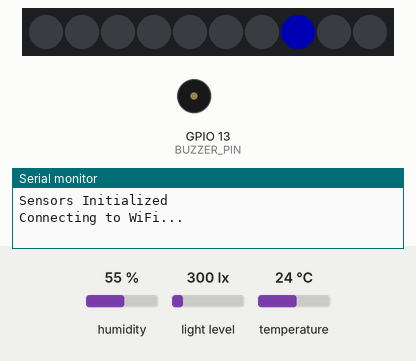
Recording of a sketch running on a simulated ESP32. On the bench: 10 RGB LEDs in strip order, left to right, buzzer (waves = sounding), the last lines printed to the serial monitor. Wiring (inferred from the names in the program): AHT10/20 sensor at I2C address 0x38; BH1750 light sensor at I2C address 0x5C. Inputs (shaded band) come from the test bench; at power-on: humidity 55 %, light level 300 lx, temperature 24 °C. Dim RGB values are drawn brighter than linear; WiFi joins after 1.5 s; servers stay silent unless stated; no MQTT or app messages arrive unless stated.

Above: at 1.28 s.
1.3 s: humidity set to 69 %
At 3.0 s:
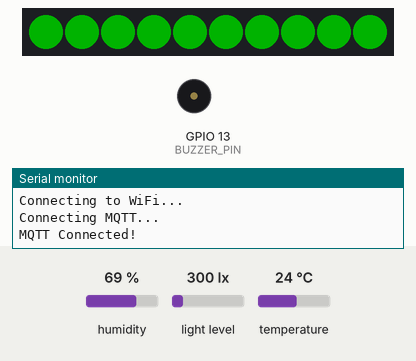
6.4 s: humidity set to 72 %
At 11.37 s:
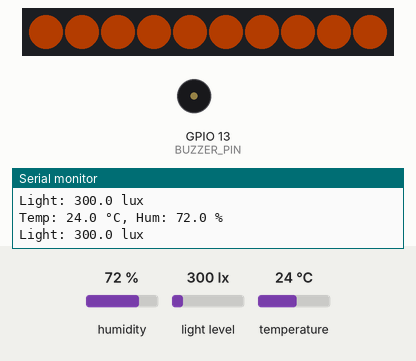
At 15.04 s:
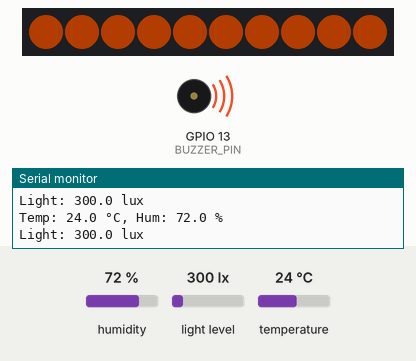
Timing chart, 0 to 17.8 s (numbered marks = the images above; inputs shaded):
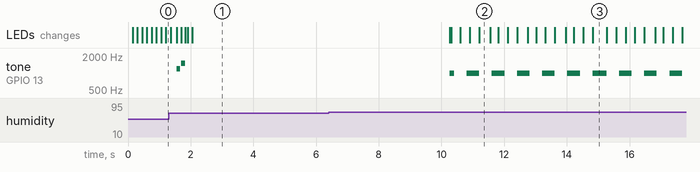

Measured:
- the behaviour switches between 70 and 71 % on humidity (found by bisection; images 1 and 2)
- after the input at 6.4 s, tone on GPIO 13 (BUZZER_PIN): silent → 1000 Hz after 3.9 s, then repeats every 0.80 s: silent 0.40 s, 1000 Hz 0.40 s; the LEDs: change after 3.9 s (image 2)
- what the display in image 3 shows lasts 0.5 s, from 14.8 s to 15.3 s

The sketch:

Act9-Sensor-Data.ino
```cpp
/*****************************************************************************************
 *  FULLY COMMENTED & TEACHING-MODE CODE
 *  WiFi + MQTT + Sensors + RGB Indicators + Alarm System
 *
 *  This version is designed to TEACH you how every part works.
 *  You will see:
 *     ✔ Block comments explaining whole sections
 *     ✔ Inline comments explaining specific lines
 *     ✔ LED behavior that changes based on system state
 *     ✔ Buzzer alerts for WiFi, MQTT, and threshold alarms
 *
 *  EVERYTHING uses millis(), NO delay-based blocking (except short beep effects).
 *****************************************************************************************/

#include <Wire.h>
#include <WiFi.h>
#include <PubSubClient.h>
#include <Adafruit_NeoPixel.h>

/***************************************************************************************
 *                     SECTION 1 — HARD-CODED CONFIGURATION
 ***************************************************************************************/

// ---------------------------
// WiFi Credentials
// ---------------------------
const char* ssid     = "WIFI";
const char* password = "PASS1234";

// ---------------------------
// MQTT Server Login
// ---------------------------
const char* mqtt_server = "innovph.com";
const int   mqtt_port   = 1883;
const char* mqtt_user   = "mqtt";
const char* mqtt_pass   = "ICPHmqtt!";

// ---------------------------
// Device ID (For MQTT topics)
// ---------------------------
String deviceID = "id002";  // <-- You may change this anytime

// ---------------------------
// I2C Sensor Addresses
// ---------------------------
#define AHT20_ADDR 0x38
#define BH1750_ADDR 0x5C

// ---------------------------
// ESP32 Hardware Pins
// ---------------------------
#define LED_PIN     14           // RGB ring (10 LEDs)
#define NUM_LEDS    10
#define BUZZER_PIN  13           // Passive buzzer

Adafruit_NeoPixel strip(NUM_LEDS, LED_PIN, NEO_GRB + NEO_KHZ800);

/***************************************************************************************
 *              SECTION 2 — GLOBAL VARIABLES AND TIMERS (millis-based)
 ***************************************************************************************/

// WiFi/MQTT clients
WiFiClient espClient;
PubSubClient mqtt(espClient);

// Timing variables for millis() control
unsigned long lastMQTTReconnect = 0;
unsigned long lastLedUpdate     = 0;
unsigned long lastSensorPublish = 0;
unsigned long lastBuzzerToggle  = 0;
unsigned long lastBlinkToggle   = 0;

// Animation index for spinning LED
int spinningIndex = 0;

// State trackers
bool mqttPreviouslyConnected = false;
bool wifiPreviouslyConnected = false;

// Sensor publish every 5 seconds
const unsigned long SENSOR_INTERVAL = 5000;

// Buzzer toggle interval when alarming
const unsigned long BUZZER_INTERVAL = 400;

// LED blink interval when alarming
const unsigned long BLINK_INTERVAL  = 300;

/***************************************************************************************
 *                          SECTION 3 — THRESHOLD SETTINGS
 ***************************************************************************************/
float TEMP_THRESHOLD  = 40.0;   // °C
float HUM_THRESHOLD   = 70.0;   // %
float LIGHT_THRESHOLD = 800.0;  // lux

bool buzzerActive = false;      // This becomes TRUE when alarm conditions met

// Passive buzzer tone frequency
const int BUZZER_FREQ = 1000;

// RGB Color presets
uint32_t colorWiFi   = strip.Color(0, 0, 60);    // Blue during WiFi connecting
uint32_t colorMQTT   = strip.Color(50, 30, 0);   // Amber during MQTT connecting
uint32_t colorWiFiOK = strip.Color(0, 50, 50);   // Cyan when WiFi connected
uint32_t colorReady  = strip.Color(0, 60, 0);    // Solid green (normal mode)
uint32_t colorError  = strip.Color(60, 0, 0);    // Red for error
uint32_t colorAlarm  = strip.Color(60, 20, 0);   // Orange alarm color

/***************************************************************************************
 *                SECTION 4 — HELPER FUNCTION: SET ALL LEDs TO ONE COLOR
 ***************************************************************************************/
void setAll(uint32_t color) {
  // This function sets ALL LEDs to a single color.
  // Very useful when indicating states: green = ready, red = error.
  for (int i = 0; i < NUM_LEDS; i++) {
    strip.setPixelColor(i, color); // Inline comment: This sets one pixel at a time
  }
  strip.show(); // Update the LED ring to apply the new colors
}

/***************************************************************************************
 *        SECTION 5 — MQTT CALLBACK (RUNS WHEN A MESSAGE IS RECEIVED)
 ***************************************************************************************/
void mqttCallback(char* topic, byte* payload, unsigned int length) {
  // Whenever MQTT receives a message, this function is triggered.
  // Here we simply print the incoming topic + message to Serial Monitor.
  Serial.print("MQTT [");
  Serial.print(topic);
  Serial.print("] ");

  for (int i = 0; i < length; i++) {
    Serial.print((char)payload[i]);   // Inline: Print each character from the payload
  }
  Serial.println();
}

/***************************************************************************************
 *        SECTION 6 — TRY TO CONNECT TO MQTT SERVER (non-blocking)
 ***************************************************************************************/
void connectMQTT() {
  // This function attempts to connect to MQTT.
  // It does NOT block; it only tries once when called.

  if (mqtt.connected()) return; // If already connected, exit immediately

  Serial.println("Connecting MQTT...");

  if (mqtt.connect("ESP32Client", mqtt_user, mqtt_pass)) {
    // SUCCESS
    Serial.println("MQTT Connected!");

    mqtt.subscribe("WiFi/#"); // Subscribe to wildcard topic

    // Play a short single beep to indicate MQTT success
    tone(BUZZER_PIN, 1500, 150);

  } else {
    // FAILED
    Serial.print("MQTT Failed rc=");
    Serial.println(mqtt.state());

    // Show RED LEDs immediately to indicate a problem
    setAll(colorError);
  }
}

/***************************************************************************************
 *         SECTION 7 — SPINNING LED ANIMATION DURING CONNECTION STATES
 ***************************************************************************************/
void spinningRing(uint32_t color, int speed = 100) {
  // This function creates a "spinning" LED animation.
  // Useful for showing "Connecting..." without blocking code.

  unsigned long now = millis();

  // Only update if the timer reached the speed limit
  if (now - lastLedUpdate > speed) {
    lastLedUpdate = now;

    strip.clear(); // Turn all LEDs OFF first

    strip.setPixelColor(spinningIndex, color); // Light one LED in the ring
    strip.show();

    spinningIndex = (spinningIndex + 1) % NUM_LEDS; // Move to next LED
  }
}

/***************************************************************************************
 *                SECTION 8 — SENSOR FUNCTIONS FOR AHT20 + BH1750
 ***************************************************************************************/
float readBH1750() {
  // This function asks BH1750 (light sensor) to do a measurement
  // Then reads 2 bytes of data.

  Wire.beginTransmission(BH1750_ADDR);
  Wire.write(0x10); // High-resolution mode
  Wire.endTransmission();

  delay(180);       // Sensor processing time

  Wire.requestFrom(BH1750_ADDR, 2);
  if (Wire.available() == 2) {
    uint16_t raw = (Wire.read() << 8) | Wire.read();
    return raw / 1.2;   // Convert to lux
  }
  return -1;  // Return -1 if reading failed
}

bool readAHT20(float *tempC, float *humidity) {
  // This function reads temperature/humidity from AHT20.
  // It returns TRUE if successful.

  Wire.beginTransmission(AHT20_ADDR);
  Wire.write(0xAC);
  Wire.write(0x33);
  Wire.write(0x00);
  Wire.endTransmission();
  delay(80);

  Wire.requestFrom(AHT20_ADDR, 6);
  if (Wire.available() != 6) return false;

  uint8_t data[6];
  for (int i = 0; i < 6; i++) data[i] = Wire.read();

  uint32_t hum_raw =
      ((uint32_t)data[1] << 12) |
      ((uint32_t)data[2] << 4) |
      ((uint32_t)(data[3] >> 4));

  uint32_t temp_raw =
      (((uint32_t)data[3] & 0x0F) << 16) |
      ((uint32_t)data[4] << 8) |
      ((uint32_t)data[5]);

  *humidity = (hum_raw / 1048576.0) * 100.0;
  *tempC   = (temp_raw / 1048576.0) * 200.0 - 50.0;

  return true;
}

/***************************************************************************************
 *                     SECTION 9 — SETUP FUNCTION (RUNS ONCE)
 ***************************************************************************************/
void setup() {
  Serial.begin(115200);

  strip.begin();
  strip.show();

  pinMode(BUZZER_PIN, OUTPUT);
  noTone(BUZZER_PIN);

  Wire.begin(21, 22);  // Set SDA/SCL pins

  // AHT20 Initialization Sequence
  Wire.beginTransmission(AHT20_ADDR);
  Wire.write(0xBE);
  Wire.write(0x08);
  Wire.write(0x00);
  Wire.endTransmission();
  delay(50);

  Serial.println("Sensors Initialized");

  // Start WiFi Connection
  Serial.println("Connecting to WiFi...");
  WiFi.begin(ssid, password);
}

/***************************************************************************************
 *                     SECTION 10 — MAIN LOOP (RUNS FOREVER)
 ***************************************************************************************/
void loop() {

  unsigned long now = millis();

  /***********************************************
   *         1. HANDLE WIFI CONNECTION STATE
   ***********************************************/
  if (WiFi.status() != WL_CONNECTED) {

    // Show spinning blue animation
    spinningRing(colorWiFi, 150);

    // Stay here until WiFi connects
    return;
  }

  // If WiFi just connected (first time)
  if (!wifiPreviouslyConnected) {
    setAll(colorWiFiOK); // Cyan indicator

    // Double beep effect (WiFi connected)
    tone(BUZZER_PIN, 1200, 120);
    delay(150);
    tone(BUZZER_PIN, 1500, 120);

    wifiPreviouslyConnected = true;
  }

  /***********************************************
   *          2. HANDLE MQTT CONNECTION STATE
   ***********************************************/
  if (!mqtt.connected()) {

    mqtt.setServer(mqtt_server, mqtt_port);
    mqtt.setCallback(mqttCallback);

    // Try reconnect every 2 seconds
    if (now - lastMQTTReconnect > 2000) {
      lastMQTTReconnect = now;
      connectMQTT();
    }

    // Show spinning amber animation
    spinningRing(colorMQTT, 100);
    mqttPreviouslyConnected = false;
    return;
  }

  // Maintain MQTT connection
  mqtt.loop();

  // First time MQTT becomes connected
  if (!mqttPreviouslyConnected) {
    setAll(colorReady); // Turn LEDs GREEN
    mqttPreviouslyConnected = true;
  }

  /***********************************************
   *        3. SENSOR READ + MQTT PUBLISH
   ***********************************************/
  if (now - lastSensorPublish > SENSOR_INTERVAL) {

    lastSensorPublish = now;

    float temp, hum;

    if (readAHT20(&temp, &hum)) {
      char buf[10];

      dtostrf(temp, 4, 1, buf);
      mqtt.publish(("WiFi/act9/" + deviceID + "/temperature").c_str(), buf);

      dtostrf(hum, 4, 1, buf);
      mqtt.publish(("WiFi/act9/" + deviceID + "/humidity").c_str(), buf);

      Serial.printf("Temp: %.1f °C, Hum: %.1f %%\n", temp, hum);
    }

    float lux = readBH1750();
    if (lux >= 0) {
      char buf[10];
      dtostrf(lux, 5, 1, buf);
      mqtt.publish(("WiFi/act9/" + deviceID + "/light").c_str(), buf);
      Serial.printf("Light: %.1f lux\n", lux);
    }

    // Check if thresholds exceeded
    buzzerActive = (temp >= TEMP_THRESHOLD ||
                    hum >= HUM_THRESHOLD ||
                    lux >= LIGHT_THRESHOLD);
  }

  /***********************************************
   *           4. ALARM MODE HANDLING
   ***********************************************/
  if (buzzerActive) {

    // -----------------------
    // (A) Buzzer ON/OFF toggling
    // -----------------------
    if (now - lastBuzzerToggle > BUZZER_INTERVAL) {
      lastBuzzerToggle = now;

      static bool on = false;
      on = !on;

      if (on) tone(BUZZER_PIN, BUZZER_FREQ);
      else    noTone(BUZZER_PIN);
    }

    // -----------------------
    // (B) LED Blinking Orange
    // -----------------------
    if (now - lastBlinkToggle > BLINK_INTERVAL) {
      lastBlinkToggle = now;

      static bool lit = false;
      lit = !lit;

      if (lit) setAll(colorAlarm);
      else     setAll(strip.Color(0,0,0));
    }
  }

  /***********************************************
   *        5. IF ALARM CLEARED → RETURN TO GREEN
   ***********************************************/
  else {
    noTone(BUZZER_PIN);     // Make sure buzzer is fully OFF
    setAll(colorReady);     // Reset LEDs to solid green (NORMAL MODE)
  }
}
```
